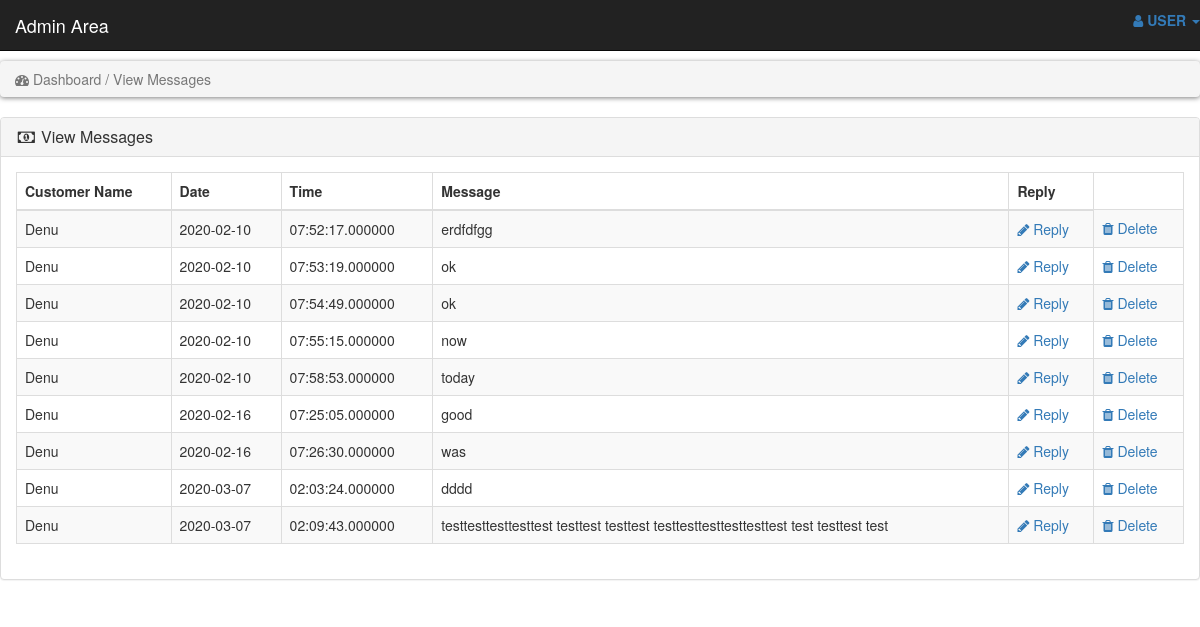
The app's page /admin_area/view_message.php with its own data.
### tables this page shows
CREATE TABLE IF NOT EXISTS `message` (
  `MNO` int(50) NOT NULL,
  `Date` date NOT NULL,
  `Time` time(6) NOT NULL,
  `Message` varchar(255) NOT NULL,
  `Cus_ID` int(50) NOT NULL,
  `Received_By` varchar(255) NOT NULL,
  PRIMARY KEY (`MNO`),
  KEY `Cus_ID` (`Cus_ID`)
);

CREATE TABLE IF NOT EXISTS `user` (
  `UserID` int(100) NOT NULL,
  `FName` varchar(255) NOT NULL,
  `LName` varchar(255) NOT NULL,
  `Home_no` int(50) NOT NULL,
  `Street` varchar(255) NOT NULL,
  `City` varchar(255) NOT NULL,
  `Email` varchar(255) NOT NULL,
  `Phone_No` int(50) NOT NULL,
  `DOB` date NOT NULL,
  `Image` varchar(255) NOT NULL,
  `UserName` varchar(255) NOT NULL,
  `Password` varchar(255) NOT NULL,
  `UserType` varchar(255) NOT NULL,
  PRIMARY KEY (`UserID`)
);

### admin_area/view_message.php (the view, shortened to what this page needs)
<!DOCTYPE html>
<html lang="en">
<head>
    <link rel="stylesheet" href="style.css">
    <link rel="stylesheet" href="https://maxcdn.bootstrapcdn.com/bootstrap/3.4.1/css/bootstrap.min.css">
    <link rel="stylesheet" href="https://cdnjs.cloudflare.com/ajax/libs/font-awesome/4.7.0/css/font-awesome.min.css">
</head>
<body>
<?php
include("includes/header.php");
?>
<br>
<div class="row">
    <div class="col-lg-12">
       <ol class="breadcrumb">
            <li class="active">
                <i class="fa fa-dashboard"></i> Dashboard / View Messages
            </li>
        </ol>
    </div>
</div>
<div class="row">
    <div class="col-lg-12">
        <div class="panel panel-default">
            <div class="panel-heading">
                <h3 class="panel-title">
                    <i class="fa fa-money fa-fw"></i>  View Messages
                </h3>
            </div>
            <div class="panel-body">
                <div class="table-responsive">
                    <table class="table table-striped table-bordered table-hover">
                        <thead>
                            <tr>
                                <th>Customer Name</th>
                                <th>Date</th>
                                <th>Time</th>
                                <th>Message</th>
                                <th>Reply</th>
                            </tr>
                        </thead>
                        <tbody>
                            <?php
                            $get_msg = "select * from message where Cus_ID!='1'";
                            $run_msg = mysqli_query($con,$get_msg);
                            while($row_msg=mysqli_fetch_array($run_msg)){
                                $cus_id = $row_msg['Cus_ID'];
                                 $res=mysqli_query($con,"SELECT * from user where UserID='$cus_id'");
                                    while($row=mysqli_fetch_array($res)){
                                    $cus_name=$row["UserName"];
                                   }
                                $mno = $row_msg['MNO'];
                                $message = $row_msg['Message'];
                                 $date = $row_msg['Date'];
                                $time = $row_msg['Time'];
                               ?>
                               <tr>
                                    <td><?php echo $cus_name; ?></td>
                                    <td><?php echo $date; ?></td>
                                    <td><?php echo $time; ?></td>
									<td><?php echo $message; ?></td>
                                    <td>
                                         <a href="message.php?cus_id=<?php echo $cus_id; ?>">
                                        <i class="fa fa-pencil"></i> Reply
                                        </a>
                                    </td>
                                    <td>
                                         <a href="delete_message.php?del_msg=<?php echo $mno; ?>">
                                        <i class="fa fa-trash"></i> Delete
                                        </a>
                                    </td>
                               </tr>
                            <?php } ?>
                        </tbody>
                    </table>
                </div>
            </div>
</div>
            </div>
    </div>
</body>
</html>

### style.css (style rules this page uses)
* body { font-size: 14px; line-height: 1.42857143; color: #333333; background: #f0f0f0; overflow-x: hidden; }
.breadcrumb { padding: 8px 15px; margin-bottom: 20px; background: #ffffff; border-radius: 5px; box-shadow: 0px 1px 5px rgba(0, 0, 0, .5); }

### records on screen
message: user.UserName "Denu", Date "2020-02-10", Time "07:52:17.000000", Message "erdfdfgg"
message: Date "2020-02-10", Time "07:53:19.000000", Message "ok"
user: UserName "Denu"
message: Date "2020-02-10", Time "07:54:49.000000", Message "ok"
message: Date "2020-02-10", Time "07:55:15.000000", Message "now"
message: Date "2020-02-10", Time "07:58:53.000000", Message "today"
message: user.UserName "Denu", Date "2020-02-16", Time "07:25:05.000000", Message "good"
message: user.UserName "Denu", Date "2020-02-16", Time "07:26:30.000000", Message "was"
message: user.UserName "Denu", Date "2020-03-07", Time "02:03:24.000000", Message "dddd"
message: user.UserName "Denu", Date "2020-03-07", Time "02:09:43.000000", Message "testtesttesttesttest testtest testtest testtesttesttesttesttest test testtest test"
